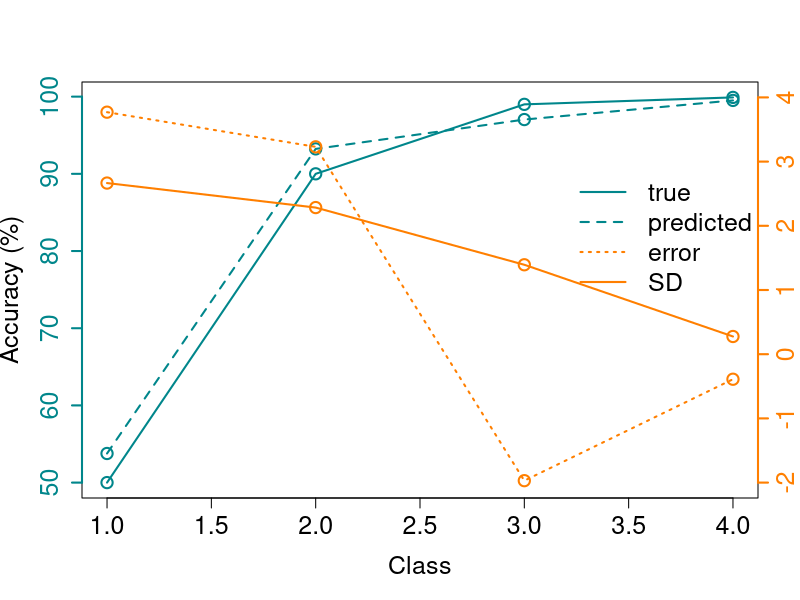

Write the R code that produced this figure.
#---
#  title: "Figure 3-B. Line chart. "
#  author: "Xuan Zhou"
#  Lastdate: "2025/4/18"
#---

# ---3-B--------------------------------------------------------------
setwd('XXX\\Git\\Figure3-B')
dataa <- read.table('data3b.txt',header = F)
dataa

pdf("Fif3-B.pdf", width = 8, height = 7)
x <- 1:4
y1 <- dataa$V2
y2 <- dataa$V3
y3 <- dataa$V4
y4 <- dataa$V5
plot(x,y1, type = "o", col = "#00868B", pch = 1 , xlab = "Class", ylab = "Accuracy (%)",yaxt="n",bty="o",lwd = 2,cex.lab = 1.5,cex = 1.5, cex.axis = 1.5) 
par(new = TRUE)
plot(x, y2, type = "n", ann = FALSE, axes = FALSE, ylim = range(c(y1, y2))) 
lines(x, y2,type = "o", col = "#00868B",lty = 2, lwd = 2,cex.lab = 1.5,cex = 1.5)
axis(side = 2, col = "#00868B", col.axis = "#00868B",lwd = 2,cex.lab = 1.5,cex = 1.5, cex.axis = 1.5)  
par(new = TRUE)   
plot(x, y3, type = "n", ann = FALSE, axes = FALSE, ylim = c(-2,4),cex.lab = 1.5,cex = 1.5)  
lines(x, y3,type = "o", col = "#FF7F00",lty = 3 ,lwd = 2,cex.lab = 1.5,cex = 1.5)
lines(x, y4,type = "o", col = "#FF7F00",lty = 1 ,lwd = 2,cex.lab = 1.5,cex = 1.5)
axis(side = 4, col = "#FF7F00", col.axis = "#FF7F00",lwd = 2,cex.lab = 1.5,cex = 1.5, cex.axis = 1.5) 

#par(mai=c(0.5,0,0,0))
xy <- par('usr')
legend(x=xy[2]- xinch(2.0),y=xy[4] - yinch(0.8) , legend = c("true", "predicted", "error","SD"), col = c("#00868B", "#00868B", "#FF7F00", "#FF7F00"), lty = c(1,2,3,1),lwd = 2,bty = 'n',cex = 1.5)
dev.off()
